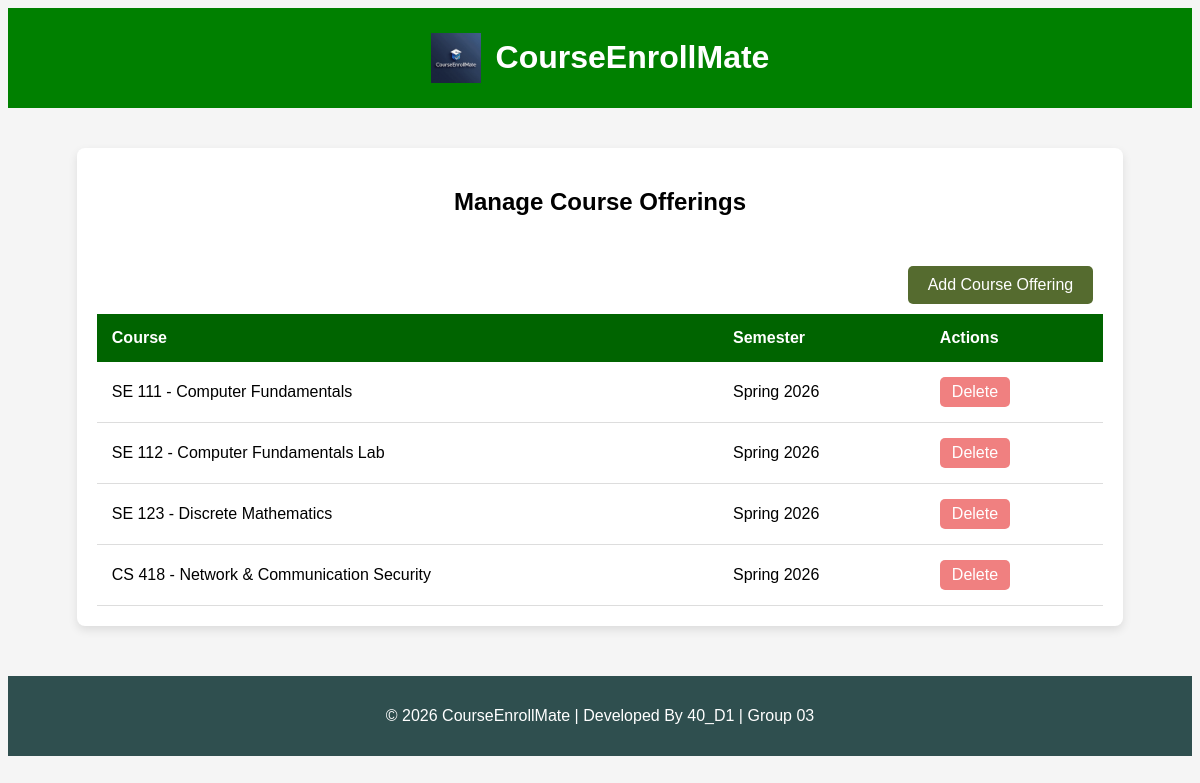
The page /manage_course_offerings (signed in) on the database as committed earlier.
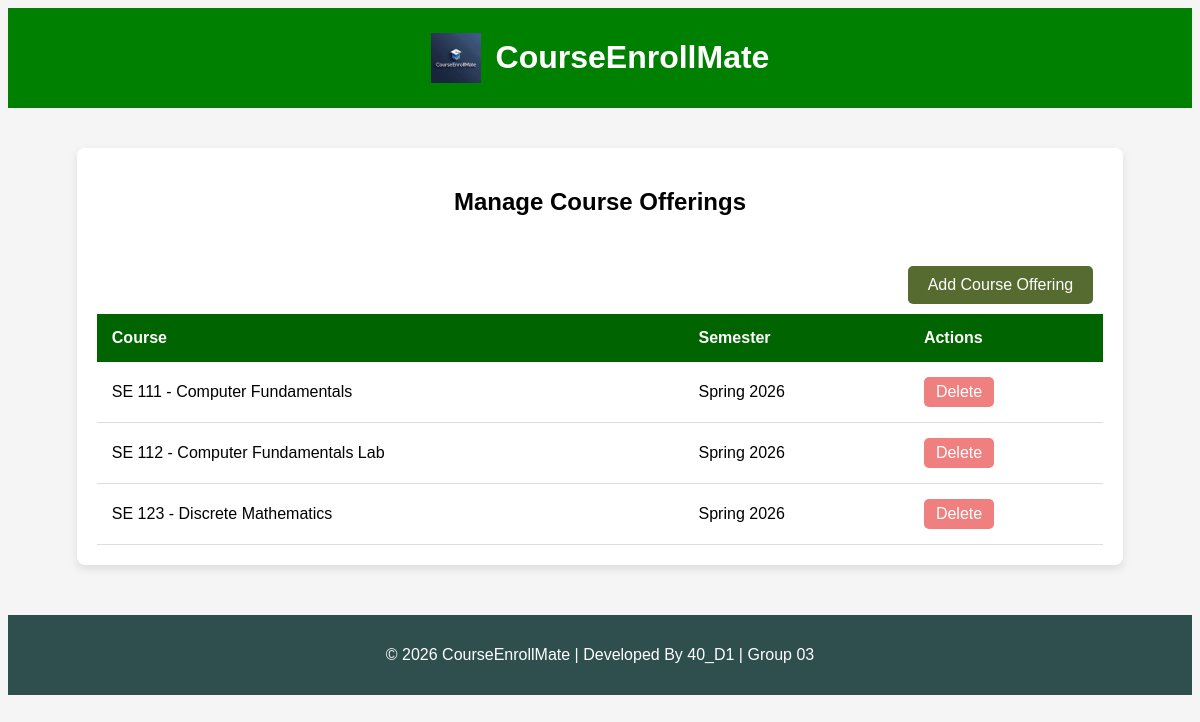
The same page on the database as committed later.
### tables this page shows
CREATE TABLE course_offerings (
    id INTEGER PRIMARY KEY AUTOINCREMENT,
    course_id INTEGER NOT NULL,
    semester_id INTEGER NOT NULL,
    max_seats INTEGER,
    FOREIGN KEY (course_id) REFERENCES courses(id),
    FOREIGN KEY (semester_id) REFERENCES semesters(id)
);

CREATE TABLE courses (
    id INTEGER PRIMARY KEY AUTOINCREMENT,
    course_code TEXT UNIQUE NOT NULL,
    course_title TEXT NOT NULL,
    course_description TEXT,
    credit_hours INTEGER NOT NULL,
    created_at TIMESTAMP DEFAULT CURRENT_TIMESTAMP
);

CREATE TABLE semesters (
    id INTEGER PRIMARY KEY AUTOINCREMENT,
    semester_name TEXT NOT NULL,
    start_date TEXT,
    end_date TEXT,
    status TEXT CHECK(status IN ('active','inactive')) DEFAULT 'inactive'
);

### app.py (the view)
@app.route("/manage_course_offerings")
@login_required
@role_required("admin")
def manage_course_offerings():
    conn = get_db_connection()
    offerings = conn.execute("""
        SELECT co.id, c.course_code, c.course_title, s.semester_name
        FROM course_offerings co
        JOIN courses c ON co.course_id = c.id
        JOIN semesters s ON co.semester_id = s.id
    """).fetchall()
    conn.close()
    return render_template(
        "manage_course_offerings.html",
        offerings=offerings
    )

### app.py (called while the page is built)
def get_db_connection():
    conn = sqlite3.connect("courseenrollmate.db")
    conn.row_factory = sqlite3.Row
    conn.execute("PRAGMA foreign_keys = ON")
    return conn

### helper.py (called while the page is built)
def login_required(f):
    @wraps(f)
    def decorated_function(*args, **kwargs):
        if "username" not in session:
            return redirect("/login")
        return f(*args, **kwargs)
    return decorated_function

def role_required(role):
    def decorator(f):
        @wraps(f)
        def decorated_function(*args, **kwargs):
            if session.get("role") != role:
                return "403 Forbidden: Unauthorized access"
            return f(*args, **kwargs)
        return decorated_function
    return decorator

### templates/manage_course_offerings.html
{% extends "base.html" %}
{% block body %}
<div class="table-container">
    <h2>Manage Course Offerings</h2>
    <div class="actions" style="text-align: right;">
        <a href="/add_course_offering">Add Course Offering</a>
    </div>
    <table>
        <thead>
        <tr>
            <th>Course</th>
            <th>Semester</th>
            <th>Actions</th>
        </tr>
        </thead>
        <tbody>
{% for o in offerings %}
        <tr>
            <td>
{{ o.course_code }} - {{ o.course_title }}
            </td>
            <td>
{{ o.semester_name }}
            </td>
            <td>
            <a href="/delete_course_offering/{{ o.id }}" class="delete-btn">Delete</a>
            </td>
        </tr>
{% endfor %}
        </tbody>
    </table>
</div>
{% endblock %}

### templates/base.html (shortened to what this page needs)
<!DOCTYPE html>
<html lang="en">
<head>
    <link rel="stylesheet" href="{{ url_for('static', filename='style.css') }}">
</head>
<body>
    <header class="site-header">
        <img src="{{ url_for('static', filename='logo.png') }}" alt="CourseEnrollMate Logo" class="logo">
        <h1>CourseEnrollMate</h1>
    </header>
    {% block body %}
    {% endblock %}
    <footer>
    <p>© 2026 CourseEnrollMate | Developed By 40_D1 | Group 03 </p>
    </footer>
</body>
</html>

### static/style.css (style rules this page uses)
body { font-family: Arial, sans-serif; background:whitesmoke; text-align:center; }
header { background: limegreen; color:white; padding:15px; }
.site-header { background:green; color:white; padding:10px; display:flex; align-items:center; justify-content:center; gap:15px; }
.logo { width:50px; height:auto; }
a { display:inline-block; padding:10px 20px; background: darkolivegreen; color:white; text-decoration:none; border-radius:5px; }
footer { margin-top:50px; background:darkslategrey; color:white; padding:15px; text-align:center; }
.actions { margin-top:40px; }
.actions a { margin:10px; padding:10px 20px; background:darkolivegreen; color:white; text-decoration:none; border-radius:5px; }
.table-container { width:85%; margin:40px auto; background:white; padding:20px; border-radius:8px; box-shadow:0 4px 10px rgba(0,0,0,0.1); }
table { width:100%; border-collapse:collapse; }
thead { background: darkgreen; color:white; }
th,td { padding:15px; text-align:left; }
tbody tr { border-bottom:1px solid #ddd; }
.delete-btn { background:lightcoral; color:white; padding:6px 12px; border-radius:5px; text-decoration:none; }

Rows that differ between the two databases and show on the page:
removed course_offerings: course_code "CS 418", course_title "Network & Communication Security", semester_name "Spring 2026"
